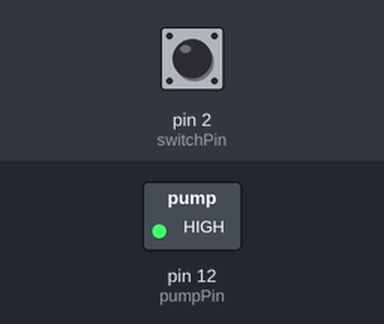
The sketch below on a simulated Arduino Uno, built with avr-gcc and run on an emulated ATmega328P. Parts: switched loads named in the sketch (green lamp = pin HIGH). The inputs (shaded band) are chosen by the test bench; at power-on: pin 2 (switchPin) LOW.

Above: at 1.2 s.
1.3 s: pin 2 (switchPin) pulled HIGH for 0.15 s
At 1.7 s:
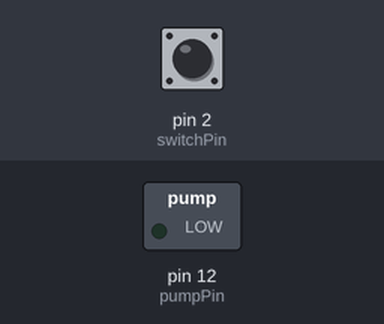
Timing chart, 0 to 22.8 s (numbered marks = the images above; inputs shaded):
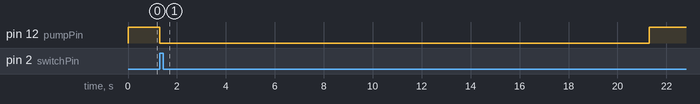

The sketch:

arduino-watertheplants.ino
```cpp
//  Version 0.1
//  This is a simple Arduino sketch that waters your plants
//  The live implementation of the script is a modified ELC My First Talking Ted, @GardenerBear
//  To make it work as-is connect the relay board to the pump and the power supply, then use pin D12 for RELAY_IN
//  A switch like https://hobbyking.com/en_us/keyes-ky-004-key-switch-module-for-arduino.html can be used - connect pin 2
//  or use the DO pin of the moisture sensor


// named constants for the switch and pump pins
const int switchPin = 2; // the number of the switch pin
const int pumpPin =  12; // the number of the pump pin

int switchState = 0;  // variable for reading the switch's status

void setup() {
  // initialize the pump pin as an output:
  pinMode(pumpPin, OUTPUT);
  // initialize the switch pin as an input:
  pinMode(switchPin, INPUT);
}

void loop() {
  // read the state of the switch value:
  switchState = digitalRead(switchPin);

  // check if the switch is pressed.
  if (switchState == HIGH) {
    // turn pump on (note not all relay boards are like the one I have - they may need the pin set to HIGH instead):
    digitalWrite(pumpPin, LOW);
    delay(20000);
  } else {
    // turn pump off:
    digitalWrite(pumpPin, HIGH);
  }
}
```

Measured:
- after the input at 1.3 s, pin 12 (pumpPin): HIGH → LOW at once, → HIGH 20.0 s later
